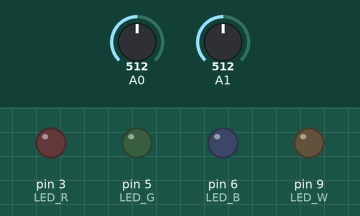
This sketch was run on a simulated Arduino Uno, built with avr-gcc and run on an emulated ATmega328P. Shown: output pins drawn as LEDs (lit = HIGH). Dashed ring = blinking. The test bench sets the inputs (shaded band); at power-on: A0 = 512, A1 = 512.

Above: at 1.2 s.
1.3 s: A0 set to 530
At 2.0 s:
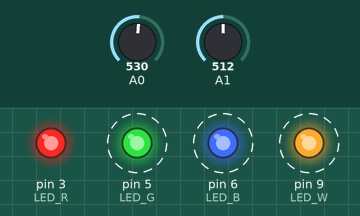
4.3 s: A1 set to 539
At 4.4 s:
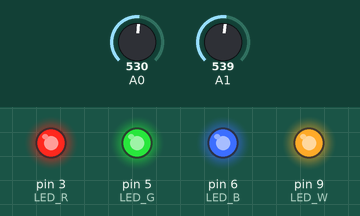
6.0 s: A1 set to 511
At 6.5 s:
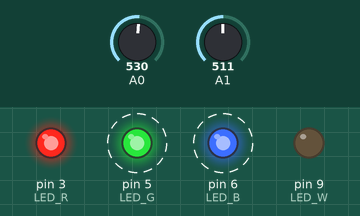
9.0 s: A1 set to 716
At 9.6 s:
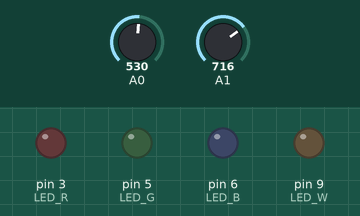
Timing chart, 0 to 11.7 s (numbered marks = the images above; inputs shaded):
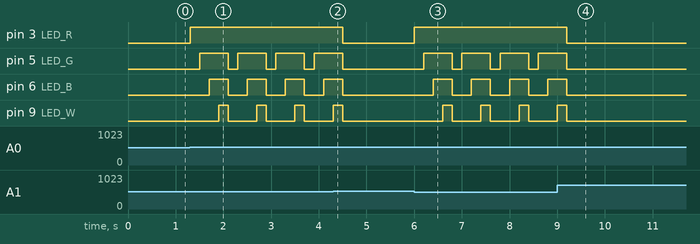

The sketch:

light_control_lamp.ino
```cpp
#define LED_R 3
#define LED_G 5
#define LED_B 6
#define LED_W 9
int PWM_data=0;
int ADJ_data=0;
void setup() {
  pinMode(LED_R,OUTPUT);
  pinMode(LED_G,OUTPUT);
  pinMode(LED_B,OUTPUT);
  pinMode(LED_W,OUTPUT);
  pinMode(A0,INPUT);
  pinMode(A1,INPUT);
}
void loop() {
  ADJ_data = analogRead(A1);
  PWM_data = analogRead(A0);
  if(PWM_data>ADJ_data ){
    digitalWrite(3,HIGH);
    delay(200);
    digitalWrite(5,HIGH);
    delay(200);
    digitalWrite(6,HIGH);
    delay(200);
    digitalWrite(9,HIGH);
    delay(200);
    }
  digitalWrite(3,LOW);
  digitalWrite(5,LOW);
  digitalWrite(6,LOW);
  digitalWrite(9,LOW);
}
```

Measured:
- the behaviour switches between 512 and 513 on A0 (found by bisection; images 0 and 1)
- the behaviour switches between 529 and 530 on A1 (found by bisection; images 1 and 2)
- after the input at 1.3 s, pin 3 (LED_R): LOW → HIGH at once; pin 5 (LED_G): alternates HIGH for 0.60 s and LOW for 0.20 s, starting after 0.20 s; pin 6 (LED_B): alternates HIGH for 0.40 s and LOW for 0.40 s, starting after 0.40 s; pin 9 (LED_W): alternates HIGH for 0.20 s and LOW for 0.60 s, starting after 0.60 s
- after the input at 4.3 s, pin 3 (LED_R): HIGH → LOW after 0.20 s; pin 5 (LED_G), pin 6 (LED_B), pin 9 (LED_W): goes on until 4.5 s, then stays LOW
- after the input at 6.0 s, pin 3 (LED_R): LOW → HIGH at once; pin 5 (LED_G): alternates HIGH for 0.60 s and LOW for 0.20 s, starting after 0.20 s; pin 6 (LED_B): alternates HIGH for 0.40 s and LOW for 0.40 s, starting after 0.40 s; pin 9 (LED_W): alternates HIGH for 0.20 s and LOW for 0.60 s, starting after 0.60 s
- after the input at 9.0 s, pin 3 (LED_R): HIGH → LOW after 0.20 s; pin 5 (LED_G), pin 6 (LED_B), pin 9 (LED_W): goes on until 9.2 s, then stays LOW
